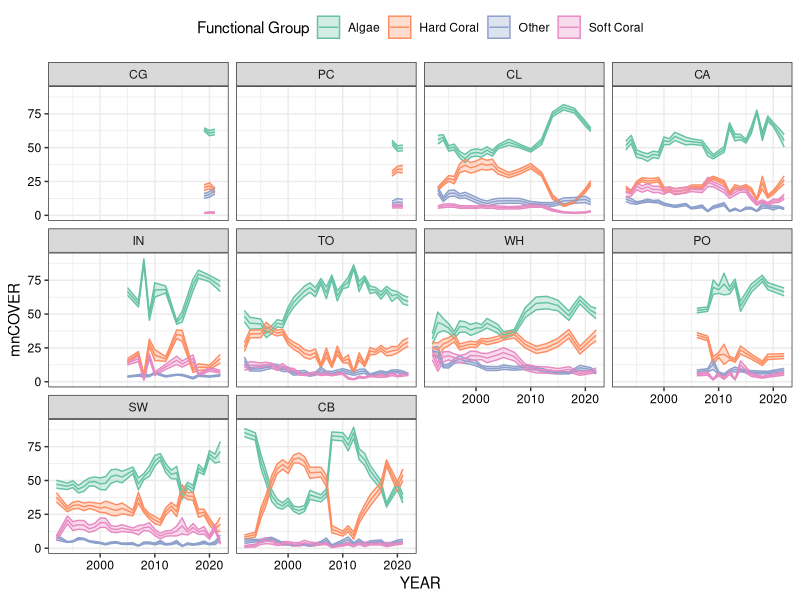
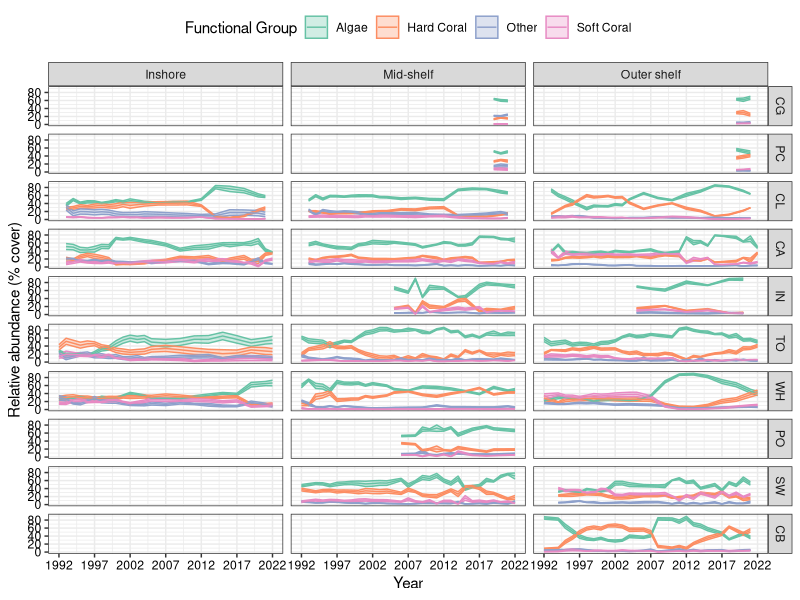

R code for these plots, in order:
## ---- chunk 1
getwd()
## ---- chunk 2
aims <- read.csv("../Lecture 7/ltmp_hc_sc_a_by_site_1992_2022.csv")
## ---- chunk 3
library(lubridate)
library(dplyr)
library(ggplot2)
## ---- chunk 4
aims$YEAR <- year(aims$SAMPLE_DATE)
aims$SECTOR <- factor(aims$SECTOR,
                      levels = c("CG","PC","CL","CA","IN",
                                 "TO","WH","PO","SW","CB"))
## ---- chunk 5
aims_summary <- aims %>% group_by(YEAR, SECTOR, GROUP_CODE) %>% summarize(mnCOVER = mean(COVER, na.rm = TRUE), sdCOVER = sd(COVER, na.rm = FALSE), nCOVER = n()) 
## ---- chunk 6
aims_summary <- aims %>%
  group_by(YEAR, SECTOR, GROUP_CODE) %>%
  summarize(mnCOVER = mean(COVER, na.rm = TRUE), #line up similar lines
            sdCOVER = sd(COVER, na.rm = FALSE), #it helps to spot differences
            nCOVER = n()) 
## ---- chunk 7
ggplot(data = aims_summary,
aes(x = YEAR, y = mnCOVER, color = GROUP_CODE, fill = GROUP_CODE)) +
geom_ribbon(alpha = 0.3, aes(ymin = mnCOVER-sdCOVER/sqrt(nCOVER),
ymax = mnCOVER+sdCOVER/sqrt(nCOVER))) +
geom_line() +
scale_color_brewer(name = "Functional Group", palette = "Set2") +
scale_fill_brewer(name = "Functional Group", palette = "Set2") +
facet_wrap(~SECTOR) +
theme_bw() +
theme(legend.position = "top",
axis.text = element_text(color = "black"))
## ---- chunk 8
aims_summary <- aims %>%
  group_by(YEAR, SECTOR, SHELF, GROUP_CODE) %>% #what's different here?
  summarize(mnCOVER = mean(COVER, na.rm = TRUE),
            sdCOVER = sd(COVER, na.rm = FALSE),
            nCOVER = n()) 
## ---- chunk 9
ggplot(data = aims_summary,
       aes(x = YEAR, y = mnCOVER, color = GROUP_CODE, fill = GROUP_CODE)) +
  geom_ribbon(alpha = 0.3, aes(ymin = mnCOVER-sdCOVER/sqrt(nCOVER),
                               ymax = mnCOVER+sdCOVER/sqrt(nCOVER))) +
  geom_line() +
  scale_x_continuous(name = "Year", breaks = seq(1992,2022,5)) +
  scale_y_continuous(name = "Relative abundance (% cover)", breaks = seq(0,100,20)) +
  scale_color_brewer(name = "Functional Group", palette = "Set2") +
  scale_fill_brewer(name = "Functional Group", palette = "Set2") +
  facet_grid(rows = vars(SECTOR), cols = vars(SHELF),
             labeller = labeller(SHELF = c("I"="Inshore",
                                           "M"="Mid-shelf",
                                           "O"="Outer shelf"))) +
  theme_bw() +
  theme(legend.position = "top",
        axis.text = element_text(color = "black"))
